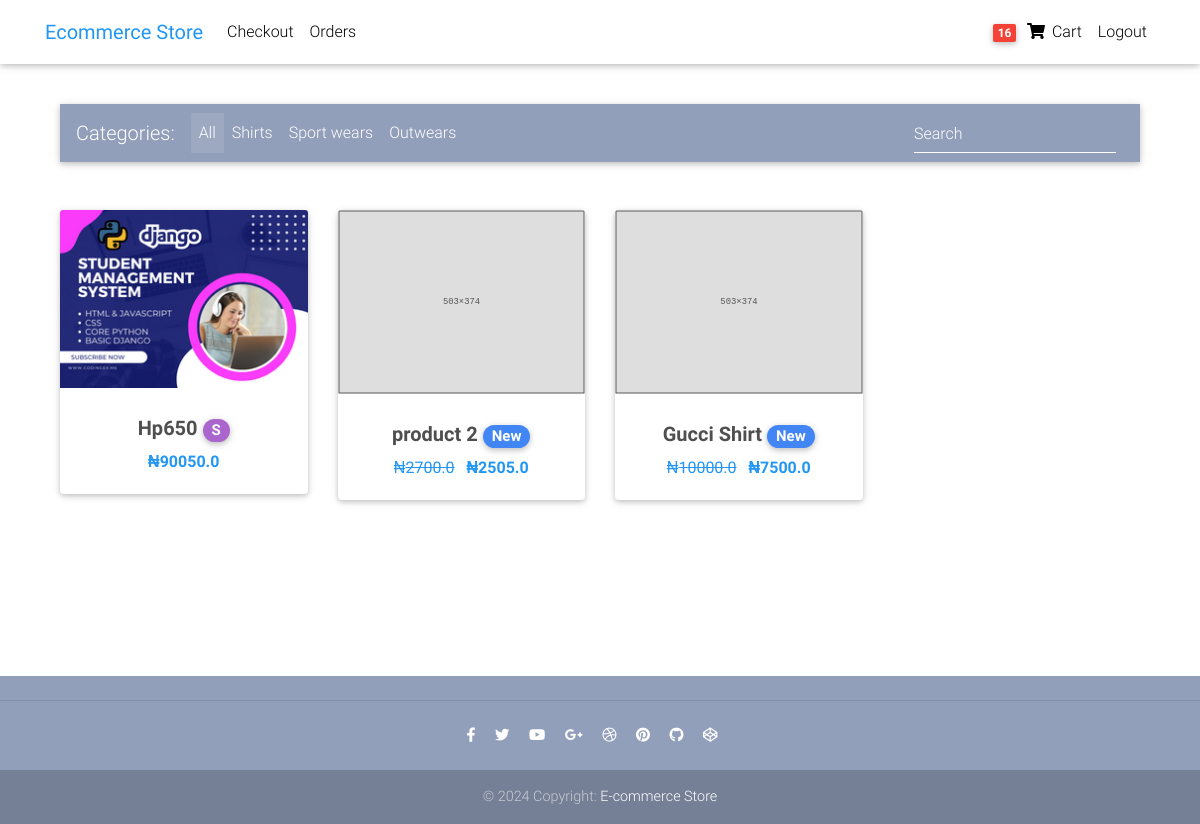
The app's page / (signed in) with its own data.
### users/models.py (models this page shows, shortened)
class UserModel(AbstractUser):
    username = models.CharField(null=False, blank=True, max_length=100)
    first_name = models.CharField(max_length=100)
    other_names = models.CharField(max_length=100, blank=True, null=True)
    email = models.EmailField(unique=True)
    USERNAME_FIELD = 'email'
    REQUIRED_FIELDS = [
        'first_name'
    ]
    objects = CustomUserManager()

### core/models.py (models this page shows, shortened)
class Order(models.Model):
    user = models.ForeignKey(USER, on_delete=models.CASCADE)
    items = models.ManyToManyField(OrderItem)
    start_date = models.DateTimeField(auto_now_add= True)
    ordered_date = models.DateTimeField()
    ordered = models.BooleanField(default=False)
    billing_address = models.ForeignKey("BillingAddress",on_delete = models.SET_NULL, null = True, blank = True)
    payment = models.ForeignKey("Payment",on_delete = models.SET_NULL, null = True, blank = True)
    coupon = models.ForeignKey("Coupon",on_delete = models.SET_NULL, null = True, blank = True)
    total = models.FloatField(null = True, blank = True)

class OrderItem(models.Model):
    item = models.ForeignKey(Item, on_delete=models.CASCADE)
    quantity = models.PositiveIntegerField(default = 1)
    user = models.ForeignKey(USER, on_delete = models.CASCADE)
    ordered = models.BooleanField(default=False)

class Item(models.Model):
    title = models.CharField(max_length=100)
    price = models.FloatField()
    discount_price = models.FloatField(null = True, blank = True)
    category = models.ForeignKey(Category, on_delete = models.CASCADE)
    label = models.CharField(choices = LABEL_CHOICES, max_length=10)
    image = models.ImageField(upload_to = "items/",  default = "items/imagePL.svg")
    description = models.TextField()
    slug = models.SlugField()
    def get_absolute_url(self):
        return reverse("product", kwargs={"slug":self.slug})

### core/views.py (the view)
# urls.py: path("", HomeView.as_view(), name="home"),
class HomeView(ListView):
    model = Item
    template_name = "core/home-page.html"
    context_object_name = "products"
    paginate_by = 4
    ordering = ('-id')

### core/templatetags/cart_tags.py (called while the page is built)
@register.filter
def cart_item_count(user):
    if user.is_authenticated:
        qs = Order.objects.filter(user=user, ordered = False )
        if qs.exists():
            order = qs.first()
            ordered_items = order.items.all()
            total = sum([item.quantity for item in ordered_items])
            return total
        return 0
    else:
        return 0

### templates/core/home-page.html (shortened to what this page needs)
{% extends 'base.html' %}
{% load static %}
{% block content %}
  <main>
    <div class="container">
      <nav class="navbar navbar-expand-lg navbar-dark mdb-color lighten-3 mb-5">
        <span class="navbar-brand">Categories:</span>
        <div class="collapse navbar-collapse" id="basicExampleNav">
          <ul class="navbar-nav mr-auto">
            <li class="nav-item active">
              <a class="nav-link" href="#">All
              </a>
            </li>
            <li class="nav-item">
              <a class="nav-link" href="#">Shirts</a>
            </li>
            <li class="nav-item">
              <a class="nav-link" href="#">Sport wears</a>
            </li>
            <li class="nav-item">
              <a class="nav-link" href="#">Outwears</a>
            </li>
          </ul>
          <form class="form-inline">
            <div class="md-form my-0">
              <input class="form-control mr-sm-2" type="text" placeholder="Search" aria-label="Search">
            </div>
          </form>
        </div>
      </nav>
      <section class="text-center mb-4">
        <div class="row wow fadeIn">
{% for product in products %}
          <div class="col-lg-3 col-md-6 mb-4">
            <div class="card">
              <div class="view overlay">
                {% if product.image %}
                <img src="{{product.image.url}}" class="card-img-top"
                alt="{{product.title}}">
                {%endif%}
              </div>
              <div class="card-body text-center">
                <h5>
                  <strong>
                    <a class="dark-grey-text" href="{{ product.get_absolute_url }}" >{{product.title}}
                      <span class="badge badge-pill {{product.get_label_display}}-color">{{product.label}}</span>
                    </a>
                  </strong>
                </h5>
                <div class=" blue-text">
                  {% if product.discount_price %}
                &#8358;</font><del class="mr-2">{{product.price}}</del>
                  <strong>&#8358;{{product.discount_price}}</strong>
                  {% else %}
                  <strong>&#8358;{{product.price}}</strong>
                  {% endif %}
                </div>
              </div>
            </div>
          </div>
{% endfor%}
        </div>
      </section>
    </div>
  </main>
{% endblock content %}

### templates/partials/nav.html (shortened to what this page needs)
 {% load cart_tags %}
  <nav class="navbar fixed-top navbar-expand-lg navbar-light white scrolling-navbar">
    <div class="container">
      <a class="navbar-brand waves-effect" href="{%url 'home'%}">
        <strong class="blue-text">Ecommerce Store</strong>
      </a>
      <div class="collapse navbar-collapse" id="navbarSupportedContent">
        <ul class="navbar-nav mr-auto">
          <li class="nav-item">
            <a class="nav-link waves-effect" href='/checkout'>Checkout</a>
          </li>
          <li class="nav-item">
            <a class="nav-link waves-effect" href="{% url 'order-summary'%}">Orders</a>
          </li>
        </ul>
        <ul class="navbar-nav nav-flex-icons">
          {%if request.user.is_authenticated %}
          <li class="nav-item">
            <a class="nav-link waves-effect" href="{% url 'order-summary'  %}">
              <span class="badge red z-depth-1 mr-1"> {{request.user|cart_item_count}}</span>
              <i class="fas fa-shopping-cart"></i>
              <span class="clearfix d-none d-sm-inline-block"> Cart </span>
            </a>
          </li>
          <li class="nav-item">
            <a class="nav-link waves-effect" href='{% url "logout" %}' >Logout</a>
          </li>
          {% endif %}
        </ul>
      </div>
    </div>
  </nav>

### templates/base.html (style rules this page uses)
html, body, header, .carousel { height: 60vh; }

### records on screen
UserModel: user|cart_item_count "16"
Item: image (picture), title "Hp650", label "S", price "90050.0"
Item: image (picture), title "product 2", label "New", price "2700.0", discount_price "2505.0"
Item: image (picture), title "Gucci Shirt", label "New", price "10000.0", discount_price "7500.0"
